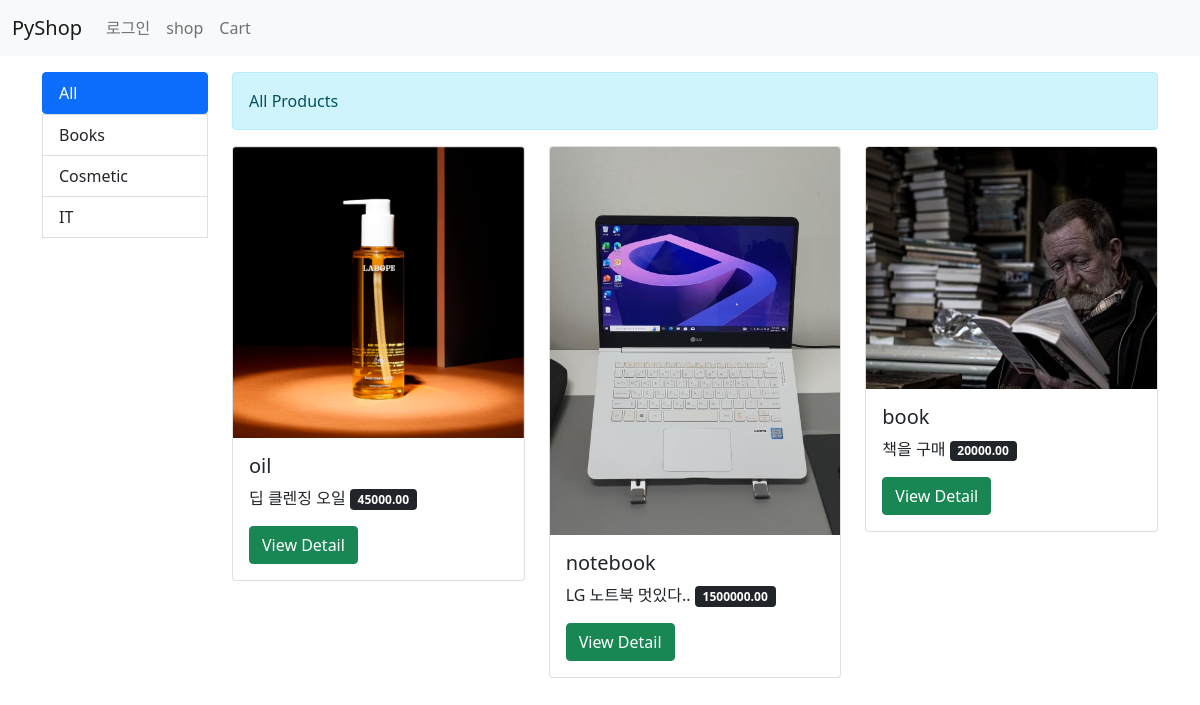
The app's page /shop/ with its own data.
### shop/models.py (models this page shows, shortened)
class Category(models.Model):
    name = models.CharField(max_length=100, db_index=True)
    meta_description = models.TextField(blank=True)
    slug = models.SlugField(max_length=100, db_index=True,
                unique=True, allow_unicode=True)
    class Meta:
        ordering = ['name']
        verbose_name = 'category'
        verbose_name_plural = 'categories'
    def get_absolute_url(self):  #product 페이지 경로
        return reverse('shop:product_in_category', args=[self.slug])

class Product(models.Model):
    category = models.ForeignKey(Category, on_delete=models.SET_NULL,
                        null=True)
    name = models.CharField(max_length=100, db_index=True)
    slug = models.SlugField(max_length=100, db_index=True,
                unique=True, allow_unicode=True)
    image = models.ImageField(upload_to='products/%Y/%m/%d/', blank=True)
    description = models.TextField(blank=True) #상세 설명
    meta_description = models.TextField(blank=True)
    price = models.DecimalField(max_digits=10, decimal_places=2) # 소수2째자리.
    stock = models.PositiveIntegerField() #재고 수량
    available_display = models.BooleanField('Display', default=True)
    available_order = models.BooleanField('Order', default=True)
    created = models.DateTimeField(auto_now_add=True) #상품 등록일, 필수
    updated = models.DateTimeField(auto_now=True)  #수정일, 선택
    class Meta:
        ordering = ['-created', '-updated']
        index_together = [['id', 'slug']]  #index 기준으로 혼합 사용
    def get_absolute_url(self):
        return reverse('shop:product_detail', args=[self.id, self.slug])

### shop/views.py (the view)
# urls.py: path('', views.product_in_category,
def product_in_category(request, category_slug=None):
    current_category = None
    categories = Category.objects.all()  #카테고리 목록
    products = Product.objects.filter(available_display=True)
    if category_slug:
       current_category = get_object_or_404(Category, slug=category_slug)
       products = products.filter(category=current_category)
    context = {
        'current_category': current_category,
        'categories': categories,
        'products': products
    }
    return render(request, 'shop/list.html', context)

### templates/shop/list.html
{% extends 'base.html' %}
{% block content %}
<section id="list">
    <div class="row">
        <div class="col-2">
            <div class="list-group">
                <a href="{% url 'shop:product_all' %}"
                   class="list-group-item
                   {% if not current_category %}active{% endif %}" >All</a>
            </div>
            {% for category in categories %}
            <a href="{{ category.get_absolute_url }}"
               class="list-group-item
                  {% if current_category.slug == category.slug %}active{% endif %}">
                  {{ category.name }}
            </a>
            {% endfor %}
        </div>
        <div class="col-10">
            <div class="alert alert-info">
                {% if current_category %}
                    {{ current_category.name }}
                {% else %}
                    All Products
                {% endif %}
            </div>
            <div class="row">
                {% for product in products %}
                <div class="col-4">
                    <div class="card">
                        <img class="card-img-top" src="{{ product.image.url }}"
                            alt="Product Image">
                        <div class="card-body">
                            <h5 class="card-title">{{ product.name }}</h5>
                            <p class="card-text">
                                {{ product.description }}
                                <span class="badge bg-dark">
                                    {{ product.price }}
                                </span>
                            </p>
                            <a href="{{ product.get_absolute_url }}"
                                    class="btn btn-success">View Detail</a>
                        </div>
                    </div>
                </div>
                {% endfor %}
            </div>
        </div>
    </div>
</section>
{% endblock %}

### templates/base.html (shortened to what this page needs)
<!DOCTYPE html>
<html lang="ko">
{% load static %}
<head>
    <link rel="stylesheet" href="{% static 'shop/css/bootstrap.css' %}">
    <link rel="stylesheet" href="{% static 'shop/css/style.css' %}">
</head>
<body>
{% include 'navbar.html' %}
<div class="container my-3">
{% block content %}
{% endblock %}
</div>
</body>
</html>

### templates/navbar.html (shortened to what this page needs)
<nav class="navbar navbar-expand-lg navbar-light bg-light">
  <div class="container-fluid">
    <a class="navbar-brand" href="/">PyShop</a>
    <div class="collapse navbar-collapse" id="navbarSupportedContent">
      <ul class="navbar-nav me-auto mb-2 mb-lg-0">
        <li class="nav-item">
          <a class="nav-link"
             href="">로그인</a>
        </li>
        <li class="nav-item">
          <a class="nav-link"
             href="{% url 'shop:product_all' %}">shop</a>
        </li>
         <li class="nav-item">
          <a class="nav-link"
             href="{% url 'cart:detail' %}">Cart</a>
        </li>
      </ul>
    </div>
  </div>
</nav>

### static/shop/css/style.css (style rules this page uses)
a { text-decoration: none; }

### records on screen
Category: name "Books"
Category: name "Cosmetic"
Category: name "IT"
Product: image (picture), name "oil", description "딥 클렌징 오일", price "45000.00"
Product: image (picture), name "notebook", description "LG 노트북 멋있다..", price "1500000.00"
Product: image (picture), name "book", description "책을 구매", price "20000.00"
